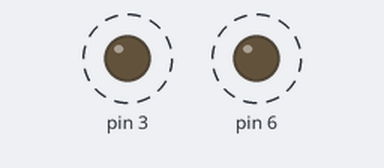
Bench run of a sketch on a simulated Arduino Uno, built with avr-gcc and run on an emulated ATmega328P. On the bench: output pins drawn as LEDs (lit = HIGH). Dashed ring = blinking.

Above: at 0.05 s.
Timing chart, 0 to 3.0 s (numbered marks = the images above):
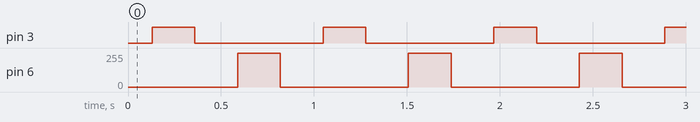

Measured:
- by itself, pin 3: alternates HIGH for 0.23 s and LOW for 0.69 s
- by itself, pin 6: alternates 255/255 for 0.23 s and 0/255 for 0.69 s

The sketch:

LED_Add_Opertor_sign.ino
```cpp
void setup() {
  // put your setup code here, to run once:
  pinMode(3,OUTPUT);

  pinMode(6,OUTPUT);
}

void loop() {
  // put your main code here, to run repeatedly:
  int i;
  //pinMode3
  for(i=0;i<=255;i++)
  {
    analogWrite(3,i);
    delayMicroseconds(500);
  }
  delay(100);
  for(i=255;i>=0;i--)
  {
    analogWrite(3,i);
    delayMicroseconds(500);
  }
  analogWrite(3,0);
  delay(100);

  // pinMode 6

  for(i=0;i<=255;i++)
  {
    analogWrite(6,i);
    delayMicroseconds(500);
  }
  delay(100);

  for(i=255;i>=0;i--)
  {
    analogWrite(6,i);
    delayMicroseconds(500);
  }
  analogWrite(6,0);
  delay(100);
}
```
